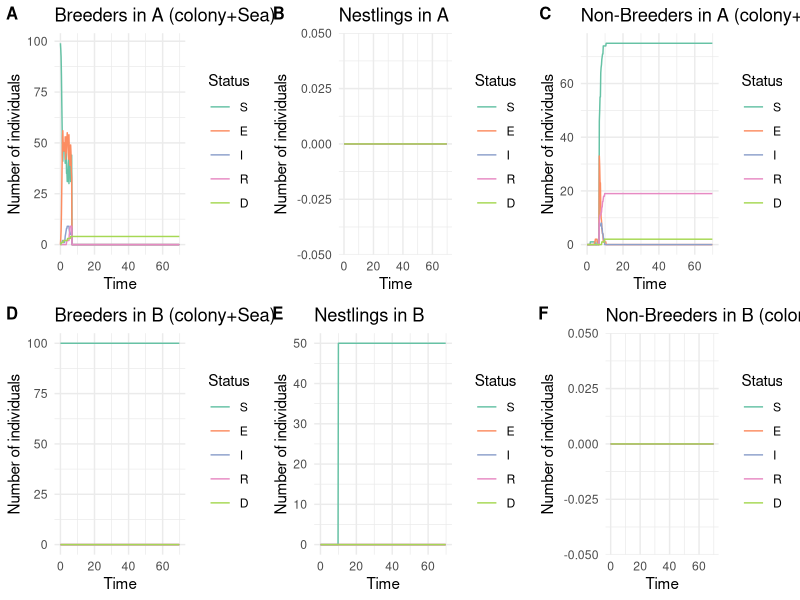

Here is the R script that generated this plot: (Note: a time limit stopped this script after it produced the figure.)


##

# actualiser le modèle :
#   - 
#   -

# fusionner les S_sea_a_NB, S_sea_b_NB en S_sea_NB

##






# Library -----------------------------------------------------------------

library(tidyverse)
library(ggplot2)
library(reshape2)
library(abind)
library(cowplot)


# Model description -------------------------------------------------------

# Each compartment in the model is described by

# the epidemiological status : Susceptible (S), Exposed (E), Infectious (I), Recovered (R)
# the reproductive status : Breeders (B), Non-Breeders (NB), Nestlings (N)
# the localisation : colony A (A), colony (B), sea A (sea_a), sea B (sea_B), sea Non-Breeders (sea_NB)
# 
# Thus, an exposed individual, non-breeder and at sea B, is noted E_sea_b_NB


# Parameters --------------------------------------------------------------

param = list( 
  
  # Epidemiological parameters
  
  # Transmission rate from exposed individuals and from infectious individuals in a colony
  beta = matrix(c(0.10, 0.15,
                  0.00, 0.00),
                nrow = 2, ncol = 2, byrow = T),
  # Rate of progression from exposed to infectious (inverse of incubation period)
  sigma = 1/10,
  # Rate of progression from infectious to exposed
  eta =  0.9, 
  # Recovery rate (inverse of infectious period)
  gamma = 1/3,
  # Disease-related mortality rate
  mu = 1/3 * 0.5,
  
  
  # Mobility  parameters
  
  # Transition from sea to the colony (breeders)
  zeta_to_colony = 1,
  # Transition from colony to the sea (breeders)
  zeta_to_sea = 1,
  # Transition from breeder to non-breeder (reproductive failure)
  psi = 0, #Attention départ en couple à coder si != 0
  # Transition from sea to the colony (non-breeders)
  rho_to_colony = 1/7,
  # Transition from colony to the sea (non-breeders)
  rho_to_sea = 1/7 * 7,

  
  # Induced dispersion parameters
  
  # Proportion of dispersed adults
  prop_dispersal = 1,
  # Date of induced dispersion (if deterministic)
  dispersal_date = 30,
  
  # Demographic parameters
  hatching_date = 10

)




# Event rates -------------------------------------------------------------


calculate_rates = function(  beta_E_colony, beta_I_colony,
                             sigma,eta, gamma, mu,
                             zeta_to_colony, zeta_to_sea, psi, rho_to_colony, rho_to_sea,
                             prop_dispersal, prop_prospecting, dispersal_date,
                             hatching_date,
                             S_a, E_a, I_a, R_a, D_a,
                             S_sea_a, E_sea_a, I_sea_a, R_sea_a, D_sea_a,
                             S_sea_b, E_sea_b, I_sea_b, R_sea_b, D_sea_b,
                             S_b, E_b, I_b, R_b, D_b,
                             S_a_NB, E_a_NB, I_a_NB, R_a_NB, D_a_NB,
                             S_sea_a_NB, E_sea_a_NB, I_sea_a_NB, R_sea_a_NB, D_sea_a_NB,
                             S_sea_b_NB,  E_sea_b_NB, I_sea_b_NB, R_sea_b_NB, D_sea_b_NB,
                             S_b_NB, E_b_NB, I_b_NB, R_b_NB, D_b_NB,
                             S_a_N, E_a_N, I_a_N, R_a_N, D_a_N,
                             S_b_N, E_b_N, I_b_N, R_b_N, D_b_N){
  
  rates = c(
    
  # SEIR
  
  ## Nestlings
  ### Colony A
  "S_a_N_to_E_a_N" = beta_E_colony * S_a_N * (E_a+E_a_NB+E_a_N) + 
                     beta_I_colony * S_a_N * (I_a+I_a_NB+I_a_N),
  "E_a_N_to_S_a_N" = eta * E_a_N,
  "E_a_N_to_I_a_N" = sigma * E_a_N,
  "I_a_N_to_R_a_N" = gamma * I_a_N,
  "I_a_N_to_D_a_N" = mu * I_a_N,
  ### Colony B
  "S_b_N_to_E_b_N" = beta_E_colony * S_b_N * (E_b+E_b_NB+E_b_N) +
                     beta_I_colony * S_b_N * (I_b+I_b_NB+I_b_N),
  "E_b_N_to_S_b_N" = eta * E_b_N,
  "E_b_N_to_I_b_N" = sigma * E_b_N,
  "I_b_N_to_R_b_N" = gamma * I_b_N,
  "I_b_N_to_D_b_N" = mu * I_b_N,
  
  ## Non-Breeders
  ### Colony A
  "S_a_NB_to_E_a_NB" = beta_E_colony * S_a_NB * (E_a+E_a_NB+E_a_N) +
                       beta_I_colony * S_a_NB * (I_a+I_a_NB+I_a_N),
  "E_a_NB_to_S_a_NB" = eta * E_a_NB,
  "E_a_NB_to_I_a_NB" = sigma * E_a_NB,
  "I_a_NB_to_R_a_NB" = gamma * I_a_NB,
  "I_a_NB_to_D_a_NB" = mu * I_a_NB,
  ### Sea A
  "S_sea_a_NB_to_E_sea_a_NB" = 0,
  "E_sea_a_NB_to_S_sea_a_NB" = eta * E_sea_a_NB,
  "E_sea_a_NB_to_I_sea_a_NB" = sigma * E_sea_a_NB,
  "I_sea_a_NB_to_R_sea_a_NB" = gamma * I_sea_a_NB,
  "I_sea_a_NB_to_D_sea_a_NB" = mu * I_sea_a_NB,
  ### Sea B
  "S_sea_b_NB_to_E_sea_b_NB" = 0,
  "E_sea_b_NB_to_S_sea_b_NB" = eta * E_sea_b_NB,
  "E_sea_b_NB_to_I_sea_b_NB" = sigma * E_sea_b_NB,
  "I_sea_b_NB_to_R_sea_b_NB" = gamma * I_sea_b_NB,
  "I_sea_b_NB_to_D_sea_b_NB" = mu * I_sea_b_NB,
  ### Colony B
  "S_b_NB_to_E_b_NB" = beta_E_colony * S_b_NB * (E_b+E_b_NB+E_b_N) + 
                       beta_I_colony * S_b_NB * (I_b+I_b_NB+I_b_N),
  "E_b_NB_to_S_b_NB" = eta * E_b_NB,
  "E_b_NB_to_I_b_NB" = sigma * E_b_NB,
  "I_b_NB_to_R_b_NB" = gamma * I_b_NB,
  "I_b_NB_to_D_b_NB" = mu * I_b_NB,
  
  ## Breeders
  ### Colony A
  "S_a_to_E_a" = beta_E_colony * S_a * (E_a+E_a_NB+E_a_N) + 
                 beta_I_colony * S_a * (I_a+I_a_NB+I_a_N),
  "E_a_to_S_a" = eta * E_a,
  "E_a_to_I_a" = sigma * E_a,
  "I_a_to_R_a" = gamma * I_a,
  "I_a_to_D_a" = mu * I_a,
  ### Sea A
  "S_sea_a_to_E_sea_a" = 0,
  "E_sea_a_to_S_sea_a" = eta * E_sea_a,
  "E_sea_a_to_I_sea_a" = sigma * E_sea_a,
  "I_sea_a_to_R_sea_a" = gamma * I_sea_a,
  "I_sea_a_to_D_sea_a" = mu * I_sea_a,
  ### Sea B
  "S_sea_b_to_E_sea_b" = 0,
  "E_sea_b_to_S_sea_b" = eta * E_sea_b,
  "E_sea_b_to_I_sea_b" = sigma * E_sea_b,
  "I_sea_b_to_R_sea_b" = gamma * I_sea_b,
  "I_sea_b_to_D_sea_b" = mu * I_sea_b,
  ### Colony B
  "S_b_to_E_b" = beta_E_colony * S_b * (E_b+E_b_NB+E_b_N) + 
                 beta_I_colony * S_b * (I_b+I_b_NB+I_b_N),
  "E_b_to_S_b" = eta * E_b,
  "E_b_to_I_b" = sigma * E_b,
  "I_b_to_R_b" = gamma * I_b,
  "I_b_to_D_b" = mu * I_b,
  
  
  # Mobility
  ## Non-Breeders
  ### From colony A to sea A
  "S_a_NB_to_S_sea_a_NB" = rho_to_sea * S_a_NB,
  "E_a_NB_to_E_sea_a_NB" = rho_to_sea * E_a_NB,
  "I_a_NB_to_I_sea_a_NB" = rho_to_sea * I_a_NB,
  "R_a_NB_to_R_sea_a_NB" = rho_to_sea * R_a_NB,
  ### From sea A to colony A
  "S_sea_a_NB_to_S_a_NB" = rho_to_colony * S_sea_a_NB,
  "E_sea_a_NB_to_E_a_NB" = rho_to_colony * E_sea_a_NB,
  "I_sea_a_NB_to_I_a_NB" = rho_to_colony * I_sea_a_NB,
  "R_sea_a_NB_to_R_a_NB" = rho_to_colony * R_sea_a_NB,
  ### From colony B to sea B
  "S_b_NB_to_S_sea_b_NB" = rho_to_sea * S_b_NB,
  "E_b_NB_to_E_sea_b_NB" = rho_to_sea * E_b_NB,
  "I_b_NB_to_I_sea_b_NB" = rho_to_sea * I_b_NB,
  "R_b_NB_to_R_sea_b_NB" = rho_to_sea * R_b_NB,
  ### From sea B to colony B
  "S_sea_b_NB_to_S_b_NB" = rho_to_colony * S_sea_b_NB,
  "E_sea_b_NB_to_E_b_NB" = rho_to_colony * E_sea_b_NB,
  "I_sea_b_NB_to_I_b_NB" = rho_to_colony * I_sea_b_NB,
  "R_sea_b_NB_to_R_b_NB" = rho_to_colony * R_sea_b_NB,
  
  ## Breeders
  ### From colony A to sea A
  "S_a_to_S_sea_a" = zeta_to_sea * S_a,
  "E_a_to_E_sea_a" = zeta_to_sea * E_a,
  "I_a_to_I_sea_a" = zeta_to_sea * I_a,
  "R_a_to_R_sea_a" = zeta_to_sea * R_a,
  ### From sea A to colony A
  "S_sea_a_to_S_a" = zeta_to_colony * S_sea_a,
  "E_sea_a_to_E_a" = zeta_to_colony * E_sea_a,
  "I_sea_a_to_I_a" = zeta_to_colony * I_sea_a,
  "R_sea_a_to_R_a" = zeta_to_colony * R_sea_a,
  ### From colony B to sea B
  "S_b_to_S_sea_b" = zeta_to_sea * S_b,
  "E_b_to_E_sea_b" = zeta_to_sea * E_b,
  "I_b_to_I_sea_b" = zeta_to_sea * I_b,
  "R_b_to_R_sea_b" = zeta_to_sea * R_b,
  ### From sea B to colony B
  "S_sea_b_to_S_b" = zeta_to_colony * S_sea_b,
  "E_sea_b_to_E_b" = zeta_to_colony * E_sea_b,
  "I_sea_b_to_I_b" = zeta_to_colony * I_sea_b,
  "R_sea_b_to_R_b" = zeta_to_colony * R_sea_b,
  
  ## Prospecting
  ### From A to B
  "S_sea_a_NB_to_S_sea_b_NB" = prop_prospecting * S_sea_a_NB,
  "E_sea_a_NB_to_E_sea_b_NB" = prop_prospecting * E_sea_a_NB,
  "I_sea_a_NB_to_I_sea_b_NB" = prop_prospecting * I_sea_a_NB,
  "R_sea_a_NB_to_R_sea_b_NB" = prop_prospecting * R_sea_a_NB
  
  # Breeders become Non-Breeders
  
  # "S_a_to_S_a_NB" = psi * S_a,
  # "E_a_to_E_a_NB" = psi * E_a,
  # "I_a_to_I_a_NB" = psi * I_a,
  # "R_a_to_R_a_NB" = psi * R_a
  
  )
  return(rates)
}


# Gillespie SEIR model function -------------------------------------------

gillespie_seir = function(param = param, 
                          # Do we induce dispersion ?
                          induced_dispersal = T,
                          # Reaction time between 1rst death and induced dispersal
                          dispersal_reaction_time = 5,
                          
                          initial_number_breeders_A = 50,
                          initial_number_infected_breeders_A = 1, 
                          initial_number_breeders_B = 50,
                          total_time = 70,
                          dispersal_stochactic = T,
                          
                          tau = 0.25) {
  
  # Initial state
  
  ## Nestlings
  ## In colony A
  N = 0                
  initial_infected = 0
  initial_exposed = 0
  initial_recovered = 0
  initial_susceptible = N - initial_infected - initial_exposed - initial_recovered
  initial_dead = 0
  
  initial_state_A_N = c(S = initial_susceptible,
                        E = initial_exposed,
                        I = initial_infected,
                        R = initial_recovered,
                        D = initial_dead)
  ## Nestlings
  ## In colony B
  N = 0                
  initial_infected = 0
  initial_exposed = 0
  initial_recovered = 0
  initial_susceptible = N - initial_infected - initial_exposed - initial_recovered
  initial_dead = 0
  
  initial_state_B_N = c(S = initial_susceptible,
                        E = initial_exposed,
                        I = initial_infected,
                        R = initial_recovered,
                        D = initial_dead)
  
  
  ## Breeders
  ## In colony A
  N = initial_number_breeders_A                 
  initial_infected = initial_number_infected_breeders_A
  initial_exposed = 0
  initial_recovered = 0
  initial_susceptible = N - initial_infected - initial_exposed - initial_recovered
  initial_dead = 0
  
  initial_state_A = c(S = initial_susceptible,
                      E = initial_exposed,
                      I = initial_infected,
                      R = initial_recovered,
                      D = initial_dead)
  
  ## At sea A
  N = 50                  
  initial_infected = 0
  initial_exposed = 0
  initial_recovered = 0
  initial_susceptible = N - initial_infected - initial_exposed - initial_recovered
  initial_dead = 0
  
  initial_state_sea_a = c(S = initial_susceptible,
                          E = initial_exposed,
                          I = initial_infected,
                          R = initial_recovered,
                          D = initial_dead)
  
  ## At sea B
  N = 50                
  initial_infected = 0
  initial_exposed = 0
  initial_recovered = 0
  initial_susceptible = N - initial_infected - initial_exposed - initial_recovered
  initial_dead = 0
  
  initial_state_sea_b = c(S = initial_susceptible,
                          E = initial_exposed,
                          I = initial_infected,
                          R = initial_recovered,
                          D = initial_dead)
  
  ## In colony B
  N = initial_number_breeders_B                  
  initial_infected = 0
  initial_exposed = 0
  initial_recovered = 0
  initial_susceptible = N - initial_infected - initial_exposed - initial_recovered
  initial_dead = 0
  
  initial_state_B <- c(S = initial_susceptible,
                       E = initial_exposed,
                       I = initial_infected,
                       R = initial_recovered,
                       D = initial_dead)
  
  ## Non-Breeders
  ## In colony A
  N = 0                  
  initial_infected = 0
  initial_exposed = 0
  initial_recovered = 0
  initial_susceptible = N - initial_infected - initial_exposed - initial_recovered
  initial_dead = 0
  
  initial_state_A_NB = c(S = initial_susceptible,
                         E = initial_exposed,
                         I = initial_infected,
                         R = initial_recovered,
                         D = initial_dead)
  
  ## At sea A
  N = 0                  
  initial_infected = 0
  initial_exposed = 0
  initial_recovered = 0
  initial_susceptible = N - initial_infected - initial_exposed - initial_recovered
  initial_dead = 0
  
  initial_state_sea_a_NB = c(S = initial_susceptible,
                             E = initial_exposed,
                             I = initial_infected,
                             R = initial_recovered,
                             D = initial_dead)
  
  ## At sea B
  N = 0                  
  initial_infected = 0
  initial_exposed = 0
  initial_recovered = 0
  initial_susceptible = N - initial_infected - initial_exposed - initial_recovered
  initial_dead = 0
  
  initial_state_sea_b_NB = c(S = initial_susceptible,
                             E = initial_exposed,
                             I = initial_infected,
                             R = initial_recovered,
                             D = initial_dead)
  
  ## In colony B
  N = 0                  
  initial_infected = 0
  initial_exposed = 0
  initial_recovered = 0
  initial_susceptible = N - initial_infected - initial_exposed - initial_recovered
  initial_dead = 0
  
  initial_state_B_NB <- c(S = initial_susceptible,
                          E = initial_exposed,
                          I = initial_infected,
                          R = initial_recovered,
                          D = initial_dead)
  
  
  initial_state = matrix(data = c(initial_state_A,
                                  initial_state_sea_a,
                                  initial_state_sea_b,
                                  initial_state_B,
                                  initial_state_A_NB,
                                  initial_state_sea_a_NB,
                                  initial_state_sea_b_NB,
                                  initial_state_B_NB,
                                  initial_state_A_N,
                                  initial_state_B_N), 
                         nrow = 10, ncol = 5, 
                         byrow = T)
  
  # Parameters
  
  beta_E_colony = param$beta[1,1]
  beta_I_colony = param$beta[1,2]
  
  sigma = param$sigma
  eta = param$eta
  gamma = param$gamma
  mu = param$mu
  
  zeta_to_colony = param$zeta_to_colony
  zeta_to_sea = param$zeta_to_sea
  psi = param$psi
  rho_to_colony = param$rho_to_colony
  rho_to_sea = param$rho_to_sea
  
  prop_dispersal = param$prop_dispersal
  prop_prospecting = param$prop_prospecting
  dispersal_date = param$dispersal_date
  
  hatching_date = param$hatching_date
  
  # Initialization
  times = c(0)
  states = array(dim = c(10,5,1), data = initial_state)
  already_dispersed = F
  already_hatched = F
  first_death = F
  first_death_date = NA
  
  # Next event
  while (times[length(times)] < total_time) {
    
    S_a = states[1, 1, dim(states)[3]]
    E_a = states[1, 2, dim(states)[3]]
    I_a = states[1, 3, dim(states)[3]]
    R_a = states[1, 4, dim(states)[3]]
    D_a = states[1, 5, dim(states)[3]]
    
    S_sea_a = states[2, 1, dim(states)[3]]
    E_sea_a = states[2, 2, dim(states)[3]]
    I_sea_a = states[2, 3, dim(states)[3]]
    R_sea_a = states[2, 4, dim(states)[3]]
    D_sea_a = states[2, 5, dim(states)[3]]
    
    S_sea_b = states[3, 1, dim(states)[3]]
    E_sea_b = states[3, 2, dim(states)[3]]
    I_sea_b = states[3, 3, dim(states)[3]]
    R_sea_b = states[3, 4, dim(states)[3]]
    D_sea_b = states[3, 5, dim(states)[3]]
    
    S_b = states[4, 1, dim(states)[3]]
    E_b = states[4, 2, dim(states)[3]]
    I_b = states[4, 3, dim(states)[3]]
    R_b = states[4, 4, dim(states)[3]]
    D_b = states[4, 5, dim(states)[3]]
    
    S_a_NB = states[5, 1, dim(states)[3]]
    E_a_NB = states[5, 2, dim(states)[3]]
    I_a_NB = states[5, 3, dim(states)[3]]
    R_a_NB = states[5, 4, dim(states)[3]]
    D_a_NB = states[5, 5, dim(states)[3]]
    
    S_sea_a_NB = states[6, 1, dim(states)[3]]
    E_sea_a_NB = states[6, 2, dim(states)[3]]
    I_sea_a_NB = states[6, 3, dim(states)[3]]
    R_sea_a_NB = states[6, 4, dim(states)[3]]
    D_sea_a_NB = states[6, 5, dim(states)[3]]

    S_sea_b_NB = states[7, 1, dim(states)[3]]
    E_sea_b_NB = states[7, 2, dim(states)[3]]
    I_sea_b_NB = states[7, 3, dim(states)[3]]
    R_sea_b_NB = states[7, 4, dim(states)[3]]
    D_sea_b_NB = states[7, 5, dim(states)[3]]
    
    S_b_NB = states[8, 1, dim(states)[3]]
    E_b_NB = states[8, 2, dim(states)[3]]
    I_b_NB = states[8, 3, dim(states)[3]]
    R_b_NB = states[8, 4, dim(states)[3]]
    D_b_NB = states[8, 5, dim(states)[3]]
    
    S_a_N = states[9, 1, dim(states)[3]]
    E_a_N = states[9, 2, dim(states)[3]]
    I_a_N = states[9, 3, dim(states)[3]]
    R_a_N = states[9, 4, dim(states)[3]]
    D_a_N = states[9, 5, dim(states)[3]]
    
    S_b_N = states[10, 1, dim(states)[3]]
    E_b_N = states[10, 2, dim(states)[3]]
    I_b_N = states[10, 3, dim(states)[3]]
    R_b_N = states[10, 4, dim(states)[3]]
    D_b_N = states[10, 5, dim(states)[3]]
    
    # Rates of each possible event
    rates = calculate_rates(beta_E_colony, beta_I_colony,
                            sigma,eta, gamma, mu,
                            zeta_to_colony, zeta_to_sea, psi, rho_to_colony, rho_to_sea,
                            prop_dispersal, prop_prospecting, dispersal_date,
                            hatching_date,
                            S_a, E_a, I_a, R_a, D_a,
                            S_sea_a, E_sea_a, I_sea_a, R_sea_a, D_sea_a,
                            S_sea_b, E_sea_b, I_sea_b, R_sea_b, D_sea_b,
                            S_b, E_b, I_b, R_b, D_b,
                            S_a_NB, E_a_NB, I_a_NB, R_a_NB, D_a_NB,
                            S_sea_a_NB, E_sea_a_NB, I_sea_a_NB, R_sea_a_NB, D_sea_a_NB,
                            S_sea_b_NB,  E_sea_b_NB, I_sea_b_NB, R_sea_b_NB, D_sea_b_NB,
                            S_b_NB, E_b_NB, I_b_NB, R_b_NB, D_b_NB,
                            S_a_N, E_a_N, I_a_N, R_a_N, D_a_N,
                            S_b_N, E_b_N, I_b_N, R_b_N, D_b_N)

    total_rate = sum(rates)
    
    if (total_rate == 0) {
      break
    }
    
    time_step <- min(tau, (total_time - times[length(times)]))
    next_time = times[length(times)] + time_step

    # Hatching
    if (next_time > hatching_date & !already_hatched) { 
      
      S_a_N = round((S_a + E_a + I_a + R_a + S_sea_a + E_sea_a + I_sea_a + R_sea_a)/2)
      S_b_N = round((S_b + E_b + I_b + R_b + S_sea_b + E_sea_b + I_sea_b + R_sea_b)/2)
      
      already_hatched = T
      
      new_state = matrix(data = c(S_a, E_a, I_a, R_a, D_a,
                                  S_sea_a, E_sea_a, I_sea_a, R_sea_a, D_sea_a,
                                  S_sea_b, E_sea_b, I_sea_b, R_sea_b, D_sea_b,
                                  S_b, E_b, I_b, R_b, D_b,
                                  
                                  S_a_NB, E_a_NB, I_a_NB, R_a_NB, D_a_NB,
                                  S_sea_a_NB, E_sea_a_NB, I_sea_a_NB, R_sea_a_NB, D_sea_a_NB,
                                  S_sea_b_NB, E_sea_b_NB, I_sea_b_NB, R_sea_b_NB, D_sea_b_NB,
                                  S_b_NB, E_b_NB, I_b_NB, R_b_NB, D_b_NB,
                                  
                                  S_a_N, E_a_N, I_a_N, R_a_N, D_a_N,
                                  S_b_N, E_b_N, I_b_N, R_b_N, D_b_N),
                         nrow = 10, ncol = 5, 
                         byrow = T)
      
      states = abind(states, new_state)
      times = c(times, hatching_date)
      
      
      # Rates of each possible event
      rates =     rates = calculate_rates(beta_E_colony, beta_I_colony,
                                          sigma,eta, gamma, mu,
                                          zeta_to_colony, zeta_to_sea, psi, rho_to_colony, rho_to_sea,
                                          prop_dispersal, prop_prospecting, dispersal_date,
                                          hatching_date,
                                          S_a, E_a, I_a, R_a, D_a,
                                          S_sea_a, E_sea_a, I_sea_a, R_sea_a, D_sea_a,
                                          S_sea_b, E_sea_b, I_sea_b, R_sea_b, D_sea_b,
                                          S_b, E_b, I_b, R_b, D_b,
                                          S_a_NB, E_a_NB, I_a_NB, R_a_NB, D_a_NB,
                                          S_sea_a_NB, E_sea_a_NB, I_sea_a_NB, R_sea_a_NB, D_sea_a_NB,
                                          S_sea_b_NB,  E_sea_b_NB, I_sea_b_NB, R_sea_b_NB, D_sea_b_NB,
                                          S_b_NB, E_b_NB, I_b_NB, R_b_NB, D_b_NB,
                                          S_a_N, E_a_N, I_a_N, R_a_N, D_a_N,
                                          S_b_N, E_b_N, I_b_N, R_b_N, D_b_N)
      
      total_rate = sum(rates)
      
      if (total_rate == 0) {
        break
      }
      
      time_step = rexp(1, total_rate)
      next_time = times[length(times)] + time_step
      
    }
    
    
    
    # Determining the date of first infection
    if (!first_death & D_a > 0){
      first_death_date = times[length(times)] 
      first_death = T
    }
    
    # Induction of dispersion
    ## Has the induced dispersal strategy been triggered?
    if (induced_dispersal){ 
      ## Did the dispersal occur?
      if (!already_dispersed){
        # Is it time to induce dispersion, according to the stochastic case and the deterministic case?
        if ((dispersal_stochactic & first_death & next_time > first_death_date + dispersal_reaction_time) 
            |
            (!dispersal_stochactic & next_time > dispersal_date)
        ){
          
          # Dispersal of breeders
          
          # Number of adults in  A
          N_a = S_a + E_a + I_a + R_a + S_sea_a + E_sea_a + I_sea_a + R_sea_a
          # Number of adults A who are dispersed
          N_disp_a = round(N_a * prop_dispersal)
          # Distribution of dispersed adults by epidemiological status
          disp_a = sample(c(rep("S_a", S_a), rep("E_a", E_a),rep("I_a", I_a),rep("R_a", R_a),
                            rep("S_sea_a", S_sea_a), rep("E_sea_a", E_sea_a),rep("I_sea_a", I_sea_a),rep("R_sea_a", R_sea_a)),
                          size = N_disp_a, 
                          replace = F) %>% 
            factor(., levels = c("S_a","E_a","I_a","R_a",
                                 "S_sea_a","E_sea_a","I_sea_a","R_sea_a")) %>% 
            table()
          
          # Number of susceptible adults who are dispersed from A
          disp_S_a = disp_a["S_a"]
          disp_S_sea_a = disp_a["S_sea_a"]
          # Update of the number of susceptible adults
          S_a = S_a - disp_S_a
          S_sea_a = S_sea_a - disp_S_sea_a
          S_sea_a_NB = S_sea_a_NB + disp_S_a + disp_S_sea_a
          
          # Number of exposed  adults who are dispersed from A
          disp_E_a = disp_a["E_a"]
          disp_E_sea_a = disp_a["E_sea_a"]
          # Update of the number of exposed adults
          E_a = E_a - disp_E_a
          E_sea_a = E_sea_a - disp_E_sea_a
          E_sea_a_NB = E_sea_a_NB + disp_E_a + disp_E_sea_a
          
          # Number of infectious adults who are dispersed from A
          disp_I_a = disp_a["I_a"]
          disp_I_sea_a = disp_a["I_sea_a"]
          # Update of the number of infectious adults
          I_a = I_a - disp_I_a
          I_sea_a = I_sea_a - disp_I_sea_a
          I_sea_a_NB = I_sea_a_NB + disp_I_a + disp_I_sea_a
          
          # Number of recovered adults who are dispersed from A
          disp_R_a = disp_a["R_a"]
          disp_R_sea_a = disp_a["R_sea_a"]
          # Update of the number of recovered adults
          R_a = R_a - disp_R_a
          R_sea_a = R_sea_a - disp_R_sea_a
          R_sea_a_NB = R_sea_a_NB + disp_R_a + disp_R_sea_a
          
          # Death of nestlings
          
          D_a_N = D_a_N + S_a_N + E_a_N + I_a_N + R_a_N
          S_a_N = 0
          E_a_N = 0
          I_a_N = 0
          R_a_N = 0
          
          
          already_dispersed = T
          
          new_state = matrix(data = c(S_a, E_a, I_a, R_a, D_a,
                                      S_sea_a, E_sea_a, I_sea_a, R_sea_a, D_sea_a,
                                      S_sea_b, E_sea_b, I_sea_b, R_sea_b, D_sea_b,
                                      S_b, E_b, I_b, R_b, D_b,
                                      
                                      S_a_NB, E_a_NB, I_a_NB, R_a_NB, D_a_NB,
                                      S_sea_a_NB, E_sea_a_NB, I_sea_a_NB, R_sea_a_NB, D_sea_a_NB,
                                      S_sea_b_NB, E_sea_b_NB, I_sea_b_NB, R_sea_b_NB, D_sea_b_NB,
                                      S_b_NB, E_b_NB, I_b_NB, R_b_NB, D_b_NB,
                                      
                                      S_a_N, E_a_N, I_a_N, R_a_N, D_a_N,
                                      S_b_N, E_b_N, I_b_N, R_b_N, D_b_N),
                             nrow = 10, ncol = 5, 
                             byrow = T)
          
          states = abind(states, new_state)
          times = c(times, next_time)
          
          
          # Rates of each possible event
          rates =     rates = calculate_rates(beta_E_colony, beta_I_colony,
                                              sigma,eta, gamma, mu,
                                              zeta_to_colony, zeta_to_sea, psi, rho_to_colony, rho_to_sea,
                                              prop_dispersal, prop_prospecting, dispersal_date,
                                              hatching_date,
                                              S_a, E_a, I_a, R_a, D_a,
                                              S_sea_a, E_sea_a, I_sea_a, R_sea_a, D_sea_a,
                                              S_sea_b, E_sea_b, I_sea_b, R_sea_b, D_sea_b,
                                              S_b, E_b, I_b, R_b, D_b,
                                              S_a_NB, E_a_NB, I_a_NB, R_a_NB, D_a_NB,
                                              S_sea_a_NB, E_sea_a_NB, I_sea_a_NB, R_sea_a_NB, D_sea_a_NB,
                                              S_sea_b_NB,  E_sea_b_NB, I_sea_b_NB, R_sea_b_NB, D_sea_b_NB,
                                              S_b_NB, E_b_NB, I_b_NB, R_b_NB, D_b_NB,
                                              S_a_N, E_a_N, I_a_N, R_a_N, D_a_N,
                                              S_b_N, E_b_N, I_b_N, R_b_N, D_b_N)
          
          total_rate = sum(rates)
          
          if (total_rate == 0) {
            break
          }
          
          time_step = rexp(1, total_rate)
          next_time = times[length(times)] + time_step
          
          
        }
        
      }
    }
    
    times = c(times, next_time)
    
    nb_events <- rpois(1, total_rate * time_step) 
    whichevent = sample(1:length(rates), nb_events, prob = rates, replace = TRUE)
    
    
    transitions = factor(whichevent, levels = 1:length(rates)) %>% 
      table() %>% 
      as.matrix() %>% 
      t() %>% 
      as.data.frame()
    
    names_transitions = names(rates)
    
    names(transitions) <- names_transitions

    transitions_bank = c()
    for (i in 1:length(transitions)){
      if (length(transitions)>0){
        transitions_bank = c(transitions_bank, rep(names_transitions[i], times = transitions[i]))
      }
}
    
    
    
    if (length(transitions_bank)>0){
    for (i in 1:length(transitions_bank)){
      
      transition = transitions_bank[i]
      

      
      if (transition == "S_a_to_E_a" & S_a > 0) {
        S_a = S_a - 1
        E_a = E_a + 1
      } else if (transition == "E_a_to_S_a" & E_a > 0) {
        E_a = E_a - 1
        S_a = S_a + 1
      } else if (transition == "E_a_to_I_a" & E_a > 0) {
        E_a = E_a - 1
        I_a = I_a + 1
      } else if (transition == "I_a_to_R_a" & I_a > 0) {
        I_a = I_a - 1
        R_a = R_a + 1
      } else if (transition == "I_a_to_D_a" & I_a > 0) {
        # If an adult dies, the partner becomes a non-breeder and the nestling dies
        I_a = I_a - 1
        D_a = D_a + 1
        # The nestling dies
        if (S_a_N + E_a_N + I_a_N + R_a_N > 0){
          nestling = sample(c(rep("S_a_N", S_a_N), rep("E_a_N", E_a_N),rep("I_a_N", I_a_N),rep("R_a_N", R_a_N)),
                            size = 1)
          if (nestling == "S_a_N"){
            S_a_N = S_a_N - 1
            D_a_N = D_a_N + 1
          } else if (nestling == "E_a_N"){
            E_a_N = E_a_N - 1
            D_a_N = D_a_N + 1
          } else if (nestling == "I_a_N"){
            I_a_N = I_a_N - 1
            D_a_N = D_a_N + 1
          } else if (nestling == "R_a_N"){
            R_a_N = R_a_N - 1
            D_a_N = D_a_N + 1
          }
        }
        # The partner becomes a non-breeder
        partner = sample(c(rep("S_a", S_a), rep("E_a", E_a),rep("I_a", I_a),rep("R_a", R_a),
                           rep("S_sea_a", S_sea_a), rep("E_sea_a", E_sea_a),rep("I_sea_a", I_sea_a),rep("R_sea_a", R_sea_a)),
                         size = 1)
        if (partner == "S_a"){
          S_a = S_a - 1
          S_a_NB = S_a_NB + 1
        } else if (partner == "E_a"){
          E_a = E_a - 1
          E_a_NB = E_a_NB + 1
        } else if (partner == "I_a"){
          I_a = I_a - 1
          I_a_NB = I_a_NB + 1
        } else if (partner == "R_a"){
          R_a = R_a - 1
          R_a_NB = R_a_NB + 1
        } else if (partner == "S_sea_a"){
          S_sea_a = S_sea_a - 1
          S_sea_a_NB = S_sea_a_NB + 1
        } else if (partner == "E_sea_a"){
          E_sea_a = E_sea_a - 1
          E_sea_a_NB = E_sea_a_NB + 1
        } else if (partner == "I_sea_a"){
          I_sea_a = I_sea_a - 1
          I_sea_a_NB = I_sea_a_NB + 1
        } else if (partner == "R_sea_a"){
          R_sea_a = R_sea_a - 1
          R_sea_a_NB = R_sea_a_NB + 1
        }
      } else if (transition == "S_sea_a_to_E_sea_a" & S_sea_a > 0) {
        S_sea_a = S_sea_a - 1
        E_sea_a = E_sea_a + 1
      } else if (transition == "E_sea_a_to_S_sea_a" & E_sea_a > 0) {
        E_sea_a = E_sea_a - 1
        S_sea_a = S_sea_a + 1
      } else if (transition == "E_sea_a_to_I_sea_a" & E_sea_a > 0) {
        E_sea_a = E_sea_a - 1
        I_sea_a = I_sea_a + 1
      } else if (transition == "I_sea_a_to_R_sea_a" & I_sea_a > 0) {
        I_sea_a = I_sea_a - 1
        R_sea_a = R_sea_a + 1
      } else if (transition == "I_sea_a_to_D_sea_a" & I_sea_a > 0) {
        I_sea_a = I_sea_a - 1
        D_sea_a = D_sea_a + 1
      } else if (transition == "S_sea_b_to_E_sea_b" & S_sea_b > 0) {
        S_sea_b = S_sea_b - 1
        E_sea_b = E_sea_b + 1
      } else if (transition == "E_sea_b_to_S_sea_b" & E_sea_b > 0) {
        E_sea_b = E_sea_b - 1
        S_sea_b = S_sea_b + 1
      } else if (transition == "E_sea_b_to_I_sea_b" & E_sea_b > 0) {
        E_sea_b = E_sea_b - 1
        I_sea_b = I_sea_b + 1
      } else if (transition == "I_sea_b_to_R_sea_b" & I_sea_b > 0) {
        I_sea_b = I_sea_b - 1
        R_sea_b = R_sea_b + 1
      } else if (transition == "I_sea_b_to_D_sea_b" & I_sea_b > 0) {
        I_sea_b = I_sea_b - 1
        D_sea_b = D_sea_b + 1
      } else if (transition == "S_b_to_E_b" & S_b > 0) {
        S_b = S_b - 1
        E_b = E_b + 1
      } else if (transition == "E_b_to_S_b" & E_b > 0) {
        E_b = E_b - 1
        S_b = S_b + 1
      } else if (transition == "E_b_to_I_b" & E_b > 0) {
        E_b = E_b - 1
        I_b = I_b + 1
      } else if (transition == "I_b_to_R_b" & I_b > 0) {
        I_b = I_b - 1
        R_b = R_b + 1
      } else if (transition == "I_b_to_D_b" & I_b > 0) {
        # If an adult dies, the partner becomes a non-breeder and the nestling dies
        I_b = I_b - 1
        D_b = D_b + 1
        # The nestling dies
        if (S_b_N + E_b_N + I_b_N + R_b_N > 0){
          nestling = sample(c(rep("S_b_N", S_b_N), rep("E_b_N", E_b_N),rep("I_b_N", I_b_N),rep("R_b_N", R_b_N)),
                            size = 1)
          if (nestling == "S_b_N"){
            S_b_N = S_b_N - 1
            D_b_N = D_b_N + 1
          } else if (nestling == "E_b_N"){
            E_b_N = E_b_N - 1
            D_b_N = D_b_N + 1
          } else if (nestling == "I_b_N"){
            I_b_N = I_b_N - 1
            D_b_N = D_b_N + 1
          } else if (nestling == "R_b_N"){
            R_b_N = R_b_N - 1
            D_b_N = D_b_N + 1
          }
        }
        # The partner becomes a non-breeder
        partner = sample(c(rep("S_b", S_b), rep("E_b", E_b),rep("I_b", I_b),rep("R_b", R_b),
                           rep("S_sea_b", S_sea_b), rep("E_sea_b", E_sea_b),rep("I_sea_b", I_sea_b),rep("R_sea_b", R_sea_b)),
                         size = 1)
       
        if (partner == "S_b"){
          S_b = S_b - 1
          S_b_NB = S_b_NB + 1
        } else if (partner == "E_b"){
          E_b = E_b - 1
          E_b_NB = E_b_NB + 1
        } else if (partner == "I_b"){
          I_b = I_b - 1
          I_b_NB = I_b_NB + 1
        } else if (partner == "R_b"){
          R_b = R_b - 1
          R_b_NB = R_b_NB + 1
        } else if (partner == "S_sea_b"){
          S_sea_b = S_sea_b - 1
          S_sea_b_NB = S_sea_b_NB + 1
        } else if (partner == "E_sea_b"){
          E_sea_b = E_sea_b - 1
          E_sea_b_NB = E_sea_b_NB + 1
        } else if (partner == "I_sea_b"){
          I_sea_b = I_sea_b - 1
          I_sea_b_NB = I_sea_b_NB + 1
        } else if (partner == "R_sea_b"){
          R_sea_b = R_sea_b - 1
          R_sea_b_NB = R_sea_b_NB + 1
        }
        
      } else if (transition == "S_a_to_S_sea_a"  & S_a > 0) {
        S_a = S_a - 1
        S_sea_a = S_sea_a + 1
      } else if (transition == "E_a_to_E_sea_a"  & E_a > 0) {
        E_a = E_a - 1
        E_sea_a = E_sea_a + 1
      } else if (transition == "I_a_to_I_sea_a"  & I_a > 0) {
        I_a = I_a - 1
        I_sea_a = I_sea_a + 1
      } else if (transition == "R_a_to_R_sea_a"  & R_a > 0) {
        R_a = R_a - 1
        R_sea_a = R_sea_a + 1
      } else if (transition == "S_b_to_S_sea_b"  & S_b > 0) {
        S_b = S_b - 1
        S_sea_b = S_sea_b + 1
      } else if (transition == "E_b_to_E_sea_b"  & E_b > 0) {
        E_b = E_b - 1
        E_sea_b = E_sea_b + 1
      } else if (transition == "I_b_to_I_sea_b"  & I_b > 0) {
        I_b = I_b - 1
        I_sea_b = I_sea_b + 1
      } else if (transition == "R_b_to_R_sea_b"  & R_b > 0) {
        R_b = R_b - 1
        R_sea_b = R_sea_b + 1
      }else if (transition == "S_sea_a_to_S_a"  & S_sea_a > 0) {
        S_a = S_a + 1
        S_sea_a = S_sea_a - 1
      } else if (transition == "E_sea_a_to_E_a"  & E_sea_a > 0) {
        E_a = E_a + 1
        E_sea_a = E_sea_a - 1
      } else if (transition == "I_sea_a_to_I_a"  & I_sea_a > 0) {
        I_a = I_a + 1
        I_sea_a = I_sea_a - 1
      } else if (transition == "R_sea_a_to_R_a" & R_sea_a > 0) {
        R_a = R_a + 1
        R_sea_a = R_sea_a - 1
      } else if (transition == "S_sea_b_to_S_b" & S_sea_b > 0) {
        S_b = S_b + 1
        S_sea_b = S_sea_b - 1
      } else if (transition == "E_sea_b_to_E_b" & E_sea_b > 0) {
        E_b = E_b + 1
        E_sea_b = E_sea_b - 1
      } else if (transition == "I_sea_b_to_I_b" & I_sea_b > 0) {
        I_b = I_b + 1
        I_sea_b = I_sea_b - 1
      } else if (transition == "R_sea_b_to_R_b" & R_sea_b > 0) {
        R_b = R_b + 1
        R_sea_b = R_sea_b - 1
      } else if (transition == "S_a_NB_to_E_a_NB" & S_a_NB > 0) {
        S_a_NB = S_a_NB - 1
        E_a_NB = E_a_NB + 1
      } else if (transition == "E_a_NB_to_S_a_NB" & E_a_NB > 0) {
        E_a_NB = E_a_NB - 1
        S_a_NB = S_a_NB + 1
      } else if (transition == "E_a_NB_to_I_a_NB" & E_a_NB > 0) {
        E_a_NB = E_a_NB - 1
        I_a_NB = I_a_NB + 1
      } else if (transition == "I_a_NB_to_R_a_NB" & I_a_NB > 0) {
        I_a_NB = I_a_NB - 1
        R_a_NB = R_a_NB + 1
      } else if (transition == "I_a_NB_to_D_a_NB" & I_a_NB > 0) {
        I_a_NB = I_a_NB - 1
        D_a_NB = D_a_NB + 1
      } else if (transition == "S_sea_a_NB_to_E_sea_a_NB" & S_sea_a_NB > 0) {
        S_sea_a_NB = S_sea_a_NB - 1
        E_sea_a_NB = E_sea_a_NB + 1
      } else if (transition == "E_sea_a_NB_to_S_sea_a_NB" & E_sea_a_NB > 0) {
        E_sea_a_NB = E_sea_a_NB - 1
        S_sea_a_NB = S_sea_a_NB + 1
      } else if (transition == "E_sea_a_NB_to_I_sea_a_NB" & E_sea_a_NB > 0) {
        E_sea_a_NB = E_sea_a_NB - 1
        I_sea_a_NB = I_sea_a_NB + 1
      } else if (transition == "I_sea_a_NB_to_R_sea_a_NB" & I_sea_a_NB > 0) {
        I_sea_a_NB = I_sea_a_NB - 1
        R_sea_a_NB = R_sea_a_NB + 1
      } else if (transition == "I_sea_a_NB_to_D_sea_a_NB" & I_sea_a_NB > 0) {
        I_sea_a_NB = I_sea_a_NB - 1
        D_sea_a_NB = D_sea_a_NB + 1
      } else if (transition == "S_sea_b_NB_to_E_sea_b_NB" & S_sea_b_NB > 0) {
        S_sea_b_NB = S_sea_b_NB - 1
        E_sea_b_NB = E_sea_b_NB + 1
      } else if (transition == "E_sea_b_NB_to_S_sea_b_NB" & E_sea_b_NB > 0) {
        E_sea_b_NB = E_sea_b_NB - 1
        S_sea_b_NB = S_sea_b_NB + 1
      } else if (transition == "E_sea_b_NB_to_I_sea_b_NB" & E_sea_b_NB > 0) {
        E_sea_b_NB = E_sea_b_NB - 1
        I_sea_b_NB = I_sea_b_NB + 1
      } else if (transition == "I_sea_b_NB_to_R_sea_b_NB" & I_sea_b_NB > 0) {
        I_sea_b_NB = I_sea_b_NB - 1
        R_sea_b_NB = R_sea_b_NB + 1
      } else if (transition == "I_sea_b_NB_to_D_sea_b_NB" & I_sea_b_NB > 0) {
        I_sea_b_NB = I_sea_b_NB - 1
        D_sea_b_NB = D_sea_b_NB + 1
      } else if (transition == "S_b_NB_to_E_b_NB" & S_b_NB > 0) {
        S_b_NB = S_b_NB - 1
        E_b_NB = E_b_NB + 1
      } else if (transition == "E_b_NB_to_S_b_NB" & E_b_NB > 0) {
        E_b_NB = E_b_NB - 1
        S_b_NB = S_b_NB + 1
      } else if (transition == "E_b_NB_to_I_b_NB" & E_b_NB > 0) {
        E_b_NB = E_b_NB - 1
        I_b_NB = I_b_NB + 1
      } else if (transition == "I_b_NB_to_R_b_NB" & I_b_NB > 0) {
        I_b_NB = I_b_NB - 1
        R_b_NB = R_b_NB + 1
      } else if (transition == "I_b_NB_to_D_b_NB" & I_b_NB > 0) {
        I_b_NB = I_b_NB - 1
        D_b_NB = D_b_NB + 1
      } else if (transition == "S_a_NB_to_S_sea_a_NB" & S_a_NB > 0) {
        S_a_NB = S_a_NB - 1
        S_sea_a_NB = S_sea_a_NB + 1
      } else if (transition == "E_a_NB_to_E_sea_a_NB" & E_a_NB > 0) {
        E_a_NB = E_a_NB - 1
        E_sea_a_NB = E_sea_a_NB + 1
      } else if (transition == "I_a_NB_to_I_sea_a_NB" & I_a_NB > 0) {
        I_a_NB = I_a_NB - 1
        I_sea_a_NB = I_sea_a_NB + 1
      } else if (transition == "R_a_NB_to_R_sea_a_NB" & R_a_NB > 0) {
        R_a_NB = R_a_NB - 1
        R_sea_a_NB = R_sea_a_NB + 1
      } else if (transition == "S_b_NB_to_S_sea_b_NB" & S_b_NB > 0) {
        S_b_NB = S_b_NB - 1
        S_sea_b_NB = S_sea_b_NB + 1
      } else if (transition == "E_b_NB_to_E_sea_b_NB" & E_b_NB > 0) {
        E_b_NB = E_b_NB - 1
        E_sea_b_NB = E_sea_b_NB + 1
      } else if (transition == "I_b_NB_to_I_sea_b_NB" & I_b_NB > 0) {
        I_b_NB = I_b_NB - 1
        I_sea_b_NB = I_sea_b_NB + 1
      } else if (transition == "R_b_NB_to_R_sea_b_NB" & R_b_NB > 0) {
        R_b_NB = R_b_NB - 1
        R_sea_b_NB = R_sea_b_NB + 1
      }else if (transition == "S_sea_a_NB_to_S_a_NB" & S_sea_a_NB > 0) {
        S_a_NB = S_a_NB + 1
        S_sea_a_NB = S_sea_a_NB - 1
      } else if (transition == "E_sea_a_NB_to_E_a_NB" & E_sea_a_NB > 0) {
        E_a_NB = E_a_NB + 1
        E_sea_a_NB = E_sea_a_NB - 1
      } else if (transition == "I_sea_a_NB_to_I_a_NB" & I_sea_a_NB > 0) {
        I_a_NB = I_a_NB + 1
        I_sea_a_NB = I_sea_a_NB - 1
      } else if (transition == "R_sea_a_NB_to_R_a_NB" & R_sea_a_NB > 0) {
        R_a_NB = R_a_NB + 1
        R_sea_a_NB = R_sea_a_NB - 1
      } else if (transition == "S_sea_b_NB_to_S_b_NB" & S_sea_b_NB > 0) {
        S_b_NB = S_b_NB + 1
        S_sea_b_NB = S_sea_b_NB - 1
      } else if (transition == "E_sea_b_NB_to_E_b_NB" & E_sea_b_NB > 0) {
        E_b_NB = E_b_NB + 1
        E_sea_b_NB = E_sea_b_NB - 1
      } else if (transition == "I_sea_b_NB_to_I_b_NB" & I_sea_b_NB > 0) {
        I_b_NB = I_b_NB + 1
        I_sea_b_NB = I_sea_b_NB - 1
      } else if (transition == "R_sea_b_NB_to_R_b_NB" & R_sea_b_NB > 0) {
        R_b_NB = R_b_NB + 1
        R_sea_b_NB = R_sea_b_NB - 1
      } else if (transition == "S_a_to_S_a_NB"  & S_a > 0) {
        S_a = S_a - 2
        S_a_NB = S_a_NB + 2
      } else if (transition == "E_a_to_E_a_NB" & E_a > 0) {
        E_a = E_a - 2
        E_a_NB = E_a_NB + 2
      } else if (transition == "I_a_to_I_a_NB" & I_a > 0) {
        I_a = I_a - 2
        I_a_NB = I_a_NB + 2
      } else if (transition == "E_a_to_E_a_NB" & R_a > 0) {
        R_a = R_a - 2
        R_a_NB = R_a_NB + 2
      } else if (transition == "S_sea_a_NB_to_S_sea_b_NB" & S_sea_a_NB > 0) {
        S_sea_a_NB = S_sea_a_NB - 1
        S_sea_b_NB = S_sea_b_NB + 1
      }else if (transition == "E_sea_a_NB_to_E_sea_b_NB" & E_sea_a_NB > 0) {
        E_sea_a_NB = E_sea_a_NB - 1
        E_sea_b_NB = E_sea_b_NB + 1
      }else if (transition == "I_sea_a_NB_to_I_sea_b_NB" & I_sea_a_NB > 0) {
        I_sea_a_NB = I_sea_a_NB - 1
        I_sea_b_NB = I_sea_b_NB + 1
      }else if (transition == "R_sea_a_NB_to_R_sea_b_NB" & R_sea_a_NB > 0) {
        R_sea_a_NB = R_sea_a_NB - 1
        R_sea_b_NB = R_sea_b_NB + 1
      }else if (transition == "S_a_N_to_E_a_N" & S_a_N > 0){
        S_a_N = S_a_N - 1
        E_a_N = E_a_N + 1
      }else if (transition == "E_a_N_to_S_a_N" & E_a_N > 0){
        E_a_N = E_a_N - 1
        S_a_N = S_a_N + 1
      }else if (transition == "E_a_N_to_I_a_N" & E_a_N > 0){
        E_a_N = E_a_N - 1
        I_a_N = I_a_N + 1
      }else if (transition == "I_a_N_to_R_a_N" & I_a_N > 0){
        I_a_N = I_a_N - 1
        R_a_N = R_a_N + 1
      }else if (transition == "I_a_N_to_R_a_N" & I_a_N > 0){
        I_a_N = I_a_N - 1
        R_a_N = R_a_N + 1
      }else if (transition == "I_a_N_to_D_a_N"  & I_a_N > 0){
        # If a nestling dies, both parents become non-breeders.
        I_a_N = I_a_N - 1
        D_a_N = D_a_N + 1
        parent1 = sample(c(rep("S_a", S_a), rep("E_a", E_a),rep("I_a", I_a),rep("R_a", R_a),
                           rep("S_sea_a", S_sea_a), rep("E_sea_a", E_sea_a),rep("I_sea_a", I_sea_a),rep("R_sea_a", R_sea_a)),
                         size = 1)
        if (parent1 == "S_a"){
          S_a = S_a - 1
          S_a_NB = S_a_NB + 1
        } else if (parent1 == "E_a"){
          E_a = E_a - 1
          E_a_NB = E_a_NB + 1
        } else if (parent1 == "I_a"){
          I_a = I_a - 1
          I_a_NB = I_a_NB + 1
        } else if (parent1 == "R_a"){
          R_a = R_a - 1
          R_a_NB = R_a_NB + 1
        } else if (parent1 == "S_sea_a"){
          S_sea_a = S_sea_a - 1
          S_sea_a_NB = S_sea_a_NB + 1
        } else if (parent1 == "E_sea_a"){
          E_sea_a = E_sea_a - 1
          E_sea_a_NB = E_sea_a_NB + 1
        } else if (parent1 == "I_sea_a"){
          I_sea_a = I_sea_a - 1
          I_sea_a_NB = I_sea_a_NB + 1
        } else if (parent1 == "R_sea_a"){
          R_sea_a = R_sea_a - 1
          R_sea_a_NB = R_sea_a_NB + 1
        }
        parent2 = sample(c(rep("S_a", S_a), rep("E_a", E_a),rep("I_a", I_a),rep("R_a", R_a),
                           rep("S_sea_a", S_sea_a), rep("E_sea_a", E_sea_a),rep("I_sea_a", I_sea_a),rep("R_sea_a", R_sea_a)),
                         size = 1)
        if (parent2 == "S_a"){
          S_a = S_a - 1
          S_a_NB = S_a_NB + 1
        } else if (parent2 == "E_a"){
          E_a = E_a - 1
          E_a_NB = E_a_NB + 1
        } else if (parent2 == "I_a"){
          I_a = I_a - 1
          I_a_NB = I_a_NB + 1
        } else if (parent2 == "R_a"){
          R_a = R_a - 1
          R_a_NB = R_a_NB + 1
        } else if (parent2 == "S_sea_a"){
          S_sea_a = S_sea_a - 1
          S_sea_a_NB = S_sea_a_NB + 1
        } else if (parent2 == "E_sea_a"){
          E_sea_a = E_sea_a - 1
          E_sea_a_NB = E_sea_a_NB + 1
        } else if (parent2 == "I_sea_a"){
          I_sea_a = I_sea_a - 1
          I_sea_a_NB = I_sea_a_NB + 1
        } else if (parent2 == "R_sea_a"){
          R_sea_a = R_sea_a - 1
          R_sea_a_NB = R_sea_a_NB + 1
        }
      }else if (transition == "S_b_N_to_E_b_N" & S_b_N > 0){
        S_b_N = S_b_N - 1
        E_b_N = E_b_N + 1
      }else if (transition == "E_b_N_to_S_b_N" & E_b_N > 0){
        E_b_N = E_b_N - 1
        S_b_N = S_b_N + 1
      }else if (transition == "E_b_N_to_I_b_N" & E_b_N > 0){
        E_b_N = E_b_N - 1
        I_b_N = I_b_N + 1
      }else if (transition == "I_b_N_to_R_b_N" & I_b_N > 0){
        I_b_N = I_b_N - 1
        R_b_N = R_b_N + 1
      }else if (transition == "I_b_N_to_R_b_N" & I_b_N > 0){
        I_b_N = I_b_N - 1
        R_b_N = R_b_N + 1
      }else if (transition == "I_b_N_to_D_b_N" & I_b_N > 0){
        I_b_N = I_b_N - 1
        D_b_N = D_b_N + 1
        # If a nestling dies, both parents become non-breeders.
        parent1 = sample(c(rep("S_b", S_b), rep("E_b", E_b),rep("I_b", I_b),rep("R_b", R_b),
                           rep("S_sea_b", S_sea_b), rep("E_sea_b", E_sea_b),rep("I_sea_b", I_sea_b),rep("R_sea_b", R_sea_b)),
                         size = 1)
        if (parent1 == "S_b"){
          S_b = S_b - 1
          S_b_NB = S_b_NB + 1
        } else if (parent1 == "E_b"){
          E_b = E_b - 1
          E_b_NB = E_b_NB + 1
        } else if (parent1 == "I_b"){
          I_b = I_b - 1
          I_b_NB = I_b_NB + 1
        } else if (parent1 == "R_b"){
          R_b = R_b - 1
          R_b_NB = R_b_NB + 1
        } else if (parent1 == "S_sea_b"){
          S_sea_b = S_sea_b - 1
          S_sea_b_NB = S_sea_b_NB + 1
        } else if (parent1 == "E_sea_b"){
          E_sea_b = E_sea_b - 1
          E_sea_b_NB = E_sea_b_NB + 1
        } else if (parent1 == "I_sea_b"){
          I_sea_b = I_sea_b - 1
          I_sea_b_NB = I_sea_b_NB + 1
        } else if (parent1 == "R_sea_b"){
          R_sea_b = R_sea_b - 1
          R_sea_b_NB = R_sea_b_NB + 1
        }
        parent2 = sample(c(rep("S_b", S_b), rep("E_b", E_b),rep("I_b", I_b),rep("R_b", R_b),
                           rep("S_sea_b", S_sea_b), rep("E_sea_b", E_sea_b),rep("I_sea_b", I_sea_b),rep("R_sea_b", R_sea_b)),
                         size = 1)
        if (parent2 == "S_b"){
          S_b = S_b - 1
          S_b_NB = S_b_NB + 1
        } else if (parent2 == "E_b"){
          E_b = E_b - 1
          E_b_NB = E_b_NB + 1
        } else if (parent2 == "I_b"){
          I_b = I_b - 1
          I_b_NB = I_b_NB + 1
        } else if (parent2 == "R_b"){
          R_b = R_b - 1
          R_b_NB = R_b_NB + 1
        } else if (parent2 == "S_sea_b"){
          S_sea_b = S_sea_b - 1
          S_sea_b_NB = S_sea_b_NB + 1
        } else if (parent2 == "E_sea_b"){
          E_sea_b = E_sea_b - 1
          E_sea_b_NB = E_sea_b_NB + 1
        } else if (parent2 == "I_sea_b"){
          I_sea_b = I_sea_b - 1
          I_sea_b_NB = I_sea_b_NB + 1
        } else if (parent2 == "R_sea_b"){
          R_sea_b = R_sea_b - 1
          R_sea_b_NB = R_sea_b_NB + 1
        }
      }
    }
  }
    
    new_state = matrix(data = c(S_a, E_a, I_a, R_a, D_a,
                                S_sea_a, E_sea_a, I_sea_a, R_sea_a, D_sea_a,
                                S_sea_b, E_sea_b, I_sea_b, R_sea_b, D_sea_b,
                                S_b, E_b, I_b, R_b, D_b,
                                
                                S_a_NB, E_a_NB, I_a_NB, R_a_NB, D_a_NB,
                                S_sea_a_NB, E_sea_a_NB, I_sea_a_NB, R_sea_a_NB, D_sea_a_NB,
                                S_sea_b_NB, E_sea_b_NB, I_sea_b_NB, R_sea_b_NB, D_sea_b_NB,
                                S_b_NB, E_b_NB, I_b_NB, R_b_NB, D_b_NB,
                                
                                S_a_N, E_a_N, I_a_N, R_a_N, D_a_N,
                                S_b_N, E_b_N, I_b_N, R_b_N, D_b_N),
                           nrow = 10, ncol = 5, 
                           byrow = T)
    
    
    
    states = abind(states, new_state)

  }
  
  output = data.frame(
    time = times,
    S_a = states[1, 1, ],
    E_a = states[1, 2, ],
    I_a = states[1, 3, ],
    R_a = states[1, 4, ],
    D_a = states[1, 5, ],
    S_sea_a = states[2, 1, ],
    E_sea_a = states[2, 2, ],
    I_sea_a = states[2, 3, ],
    R_sea_a = states[2, 4, ],
    D_sea_a = states[2, 5, ],
    S_sea_b = states[3, 1, ],
    E_sea_b = states[3, 2, ],
    I_sea_b = states[3, 3, ],
    R_sea_b = states[3, 4, ],
    D_sea_b = states[3, 5, ],
    S_b = states[4, 1, ],
    E_b = states[4, 2, ],
    I_b = states[4, 3, ],
    R_b = states[4, 4, ],
    D_b = states[4, 5, ],
    
    S_a_NB = states[5, 1, ],
    E_a_NB = states[5, 2, ],
    I_a_NB = states[5, 3, ],
    R_a_NB = states[5, 4, ],
    D_a_NB = states[5, 5, ],
    S_sea_a_NB = states[6, 1, ],
    E_sea_a_NB = states[6, 2, ],
    I_sea_a_NB = states[6, 3, ],
    R_sea_a_NB = states[6, 4, ],
    D_sea_a_NB = states[6, 5, ],
    S_sea_b_NB = states[7, 1, ],
    E_sea_b_NB = states[7, 2, ],
    I_sea_b_NB = states[7, 3, ],
    R_sea_b_NB = states[7, 4, ],
    D_sea_b_NB = states[7, 5, ],
    S_b_NB = states[8, 1, ],
    E_b_NB = states[8, 2, ],
    I_b_NB = states[8, 3, ],
    R_b_NB = states[8, 4, ],
    D_b_NB = states[8, 5, ],
    
    S_a_N = states[9, 1, ],
    E_a_N = states[9, 2, ],
    I_a_N = states[9, 3, ],
    R_a_N = states[9, 4, ],
    D_a_N = states[9, 5, ],
    S_b_N = states[10, 1, ],
    E_b_N = states[10, 2, ],
    I_b_N = states[10, 3, ],
    R_b_N = states[10, 4, ],
    D_b_N = states[10, 5, ]) %>% 
    mutate(
    S_a_total = S_a + S_sea_a,
    E_a_total = E_a + E_sea_a,
    I_a_total = I_a + I_sea_a,
    R_a_total = R_a + R_sea_a,
    D_a_total = D_a + D_sea_a,
    
    S_b_total = S_b + S_sea_b,
    E_b_total = E_b + E_sea_b,
    I_b_total = I_b + I_sea_b,
    R_b_total = R_b + R_sea_b,
    D_b_total = D_b + D_sea_b,
    
    S_a_NB_total = S_a_NB + S_sea_a_NB,
    E_a_NB_total = E_a_NB + E_sea_a_NB,
    I_a_NB_total = I_a_NB + I_sea_a_NB,
    R_a_NB_total = R_a_NB + R_sea_a_NB,
    D_a_NB_total = D_a_NB + D_sea_a_NB,
    
    S_b_NB_total = S_b_NB + S_sea_b_NB,
    E_b_NB_total = E_b_NB + E_sea_b_NB,
    I_b_NB_total = I_b_NB + I_sea_b_NB,
    R_b_NB_total = R_b_NB + R_sea_b_NB,
    D_b_NB_total = D_b_NB + D_sea_b_NB
  )
  
  return(output)
}


# Plot results

plot_seir = function(output_ = output){
  
  output_long = melt(output_[1:nrow(output_)-1, ], id = "time")
  
  output_a = output_long %>% filter(variable %in% c("S_a_total", "E_a_total", "I_a_total", "R_a_total", "D_a_total"))
  plot_a = ggplot(output_a, aes(x = time, y = value, color = variable)) +
    geom_line() +
    labs(x = "Time", y = "Number of individuals", color = "Status") +
    theme_minimal() +
    ggtitle("Breeders in A (colony+Sea)")+
    scale_color_brewer(palette="Set2", labels = c("S", "E", "I", "R", "D"))
  
  
  output_a_N = output_long %>% filter(variable %in% c("S_a_N", "E_a_N", "I_a_N", "R_a_N", "D_a_N"))
  plot_a_N = ggplot(output_a_N, aes(x = time, y = value, color = variable)) +
    geom_line() +
    labs(x = "Time", y = "Number of individuals", color = "Status") +
    theme_minimal() +
    ggtitle("Nestlings in A")+
    scale_color_brewer(palette="Set2", labels = c("S", "E", "I", "R", "D"))
  
  
  output_a_NB = output_long %>% filter(variable %in% c("S_a_NB_total", "E_a_NB_total", "I_a_NB_total", "R_a_NB_total", "D_a_NB_total"))
  plot_a_NB = ggplot(output_a_NB, aes(x = time, y = value, color = variable)) +
    geom_line() +
    labs(x = "Time", y = "Number of individuals", color = "Status") +
    theme_minimal() +
    ggtitle("Non-Breeders in A (colony+Sea)")+
    scale_color_brewer(palette="Set2", labels = c("S", "E", "I", "R", "D"))
  
  
  output_b = output_long %>% filter(variable %in% c("S_b_total", "E_b_total", "I_b_total", "R_b_total", "D_b_total"))
  plot_b = ggplot(output_b, aes(x = time, y = value, color = variable)) +
    geom_line() +
    labs(x = "Time", y = "Number of individuals", color = "Status") +
    theme_minimal() +
    ggtitle("Breeders in B (colony+Sea)")+
    scale_color_brewer(palette="Set2", labels = c("S", "E", "I", "R", "D"))
  
  
  output_b_N = output_long %>% filter(variable %in% c("S_b_N", "E_b_N", "I_b_N", "R_b_N", "D_b_N"))
  plot_b_N = ggplot(output_b_N, aes(x = time, y = value, color = variable)) +
    geom_line() +
    labs(x = "Time", y = "Number of individuals", color = "Status") +
    theme_minimal() +
    ggtitle("Nestlings in B")+
    scale_color_brewer(palette="Set2", labels = c("S", "E", "I", "R", "D"))
  
  
  output_b_NB = output_long %>% filter(variable %in% c("S_b_NB_total", "E_b_NB_total", "I_b_NB_total", "R_b_NB_total", "D_b_NB_total"))
  plot_b_NB = ggplot(output_b_NB, aes(x = time, y = value, color = variable)) +
    geom_line() +
    labs(x = "Time", y = "Number of individuals", color = "Status") +
    theme_minimal() +
    ggtitle("Non-Breeders in B (colony+Sea)")+
    scale_color_brewer(palette="Set2", labels = c("S", "E", "I", "R", "D"))
  
  plot_grid_seir = plot_grid(plot_a, plot_a_N, plot_a_NB,
                             plot_b, plot_b_N, plot_b_NB,
                             labels = c("A", "B", "C",
                                        "D", "E", "F"),
                             label_size = 12)
  
  print(plot_grid_seir)
  
}

# Run simulation

time1 <- Sys.time()
output = gillespie_seir(param = param, 
                        induced_dispersal = T,
                        initial_number_breeders_A = 50,
                        initial_number_infected_breeders_A = 1, 
                        initial_number_breeders_B = 50,
                        total_time = 70,
                        dispersal_stochactic = T,
                        tau = 0.2)

time2 <- Sys.time()
time2 - time1
plot_seir()



# summary_output ----------------------------------------------------------

summary_output = function(output){

  N_a = output[1, c("S_a", "I_a", "S_sea_a", "I_sea_a",
                    "S_a_NB", "I_a_NB", "S_sea_a_NB", "I_sea_a_NB")] %>% sum()
  max_infected_a = max(output[, c("I_a","I_sea_a")])
  prop_max_infected_a = max_infected_a / N_a
  dead_a = output[nrow(output), c("D_a","D_sea_a")] %>% sum()
  a_N = output[nrow(output), c("S_a_N", "E_a_N", "I_a_N", "R_a_N")] %>% sum()
  
  
  N_b = output[1, c("S_b", "I_b", "S_sea_b", "I_sea_b",
                    "S_b_NB", "I_b_NB", "S_sea_b_NB", "I_sea_b_NB")] %>% sum()
  max_infected_b = max(output[, c("I_b","I_sea_b")])
  prop_max_infected_b = max_infected_b / N_b
  dead_b = output[nrow(output), c("D_b","D_sea_b")] %>% sum()
  b_N = output[nrow(output), c("S_b_N", "E_b_N", "I_b_N", "R_b_N")] %>% sum()

  
  nb_adults = N_a + N_b - dead_a - dead_b
  nb_nestlings = a_N + b_N
  nb_adults_equi = nb_adults + (0.2)*nb_nestlings


  return( data.frame(
    N_a = N_a,
    max_infected_a = max_infected_a,
    prop_max_infected_a = prop_max_infected_a,
    dead_a = dead_a,
    a_N = a_N,
    
    N_b = N_b,
    max_infected_b = max_infected_b,
    prop_max_infected_b = prop_max_infected_b,
    dead_b = dead_b,
    b_N = b_N,
    
    nb_adults = nb_adults,
    nb_nestlings = nb_nestlings,
    nb_adults_equi = nb_adults_equi
    
    

  ))
}


# stat_model --------------------------------------------------------------

stat_model = function(nb_iterations = 5,
                      param_ = param,
                      induced_dispersal_ = T,
                      dispersal_reaction_time_ = 5,
                      initial_number_breeders_A_ = 50,
                      initial_number_infected_breeders_A_ = 1,
                      initial_number_breeders_B_ = 50,
                      total_time_ = 70,
                      dispersal_stochactic_ = T,
                      tau_ = 0.2){
  
  response_list = data.frame()
  
  for (i in 1:nb_iterations){
    
    output = gillespie_seir(param = param_,
                            induced_dispersal = induced_dispersal_,
                            dispersal_reaction_time = dispersal_reaction_time_,
                            initial_number_breeders_A = initial_number_breeders_A_,
                            initial_number_infected_breeders_A = initial_number_infected_breeders_A_,
                            initial_number_breeders_B = initial_number_breeders_B_,
                            total_time = total_time_,
                            dispersal_stochactic = dispersal_stochactic_,
                            tau = tau_)
    
    response_list = rbind(response_list, summary_output(output))
    
  }
  
  #return(response_list)
  
  
  return(response_list$nb_adults_equi )
}


# plot --------------------------------------------------------------------



output = c()
val_test = (1:20)*2

for (k in val_test){
  
  res = stat_model(dispersal_reaction_time_ = k)
  
  output = c(output, res)
  
}

df = data.frame(dispersal_reaction_time = rep(val_test, each = 5),
           output=output) %>% 
  mutate(dispersal_reaction_time = dispersal_reaction_time %>%as.factor())

ggplot(data = df, aes(x = dispersal_reaction_time, y = output))+
  geom_violin(position=position_dodge(1)) + 
  geom_dotplot(binaxis='y', stackdir='center', binwidth=0.4) +
  ggthemes::theme_clean() +
  theme(
    panel.border = element_blank(), # Enlever la bordure du panel
    axis.title = element_text(size = 11),  # Thicken axis titles
    axis.text = element_text(size = 10),  # Thicken axis text
    axis.line = element_line(size = 2),  # Thicken axis lines
    panel.background = element_rect(fill = "transparent", color = NA), 
    plot.background = element_rect(fill = "transparent", color = NA), 
    legend.position =  "none"
  )+
  labs(x = "Reaction Time", y = "Settlement probabilities", title = "",
       fill = "Arrival colony type") 
  



# data_long = pivot_longer(stat_model(20), cols = -N_a, names_to = "variable", values_to = "value")
# ggplot(data_long %>% subset(., variable %in% c("nb_adults", "nb_nestlings", "nb_adults_equi")),
#        aes(x = variable, y = value)) +
#   geom_violin() +
#   geom_dotplot(binaxis='y', stackdir='center', dotsize=1)




# 
# output_long_list = data.frame()
# response_list = data.frame()
# 
# nb_iterations = 8
# 
# for (i in 1:nb_iterations){
#   
#   output = gillespie_seir(param = param,
#                           induced_dispersal = T,
#                           initial_number_breeders_A = 50,
#                           initial_number_infected_breeders_A = 1,
#                           initial_number_breeders_B = 50,
#                           total_time = 70,
#                           dispersal_stochactic = T,
#                           tau = 0.2)
#   
#   output_long = melt(output, id = "time")
#   
#   output_long_i = cbind(output_long,
#                         data.frame(simulation = rep(i, times = nrow(output_long))))
#   
#   output_long_list = rbind(output_long_list, output_long_i)
#   response_list = rbind(response_list, summary_output(output))
#   
# }
# 
# 
# output_a = output_long_list %>% filter(variable %in% c("S_a", "E_a", "I_a", "R_a", "D_a"))
# 
# p = ggplot()
# for(i in 1:nb_iterations){
#   p = p + geom_line(data = output_a %>% subset(., simulation == i )
#                     , aes(x = time, y = value, color = variable))
# }
# p = p +
#   labs(x = "Time", y = "Number of individuals", color = "Compartment") +
#   theme_minimal() +
#   ggtitle("Stochastic SEIR Model Simulation (Gillespie Algorithm)")
# 
# 
# p
# 
# 
# data_long = pivot_longer(response_list, cols = -N_a, names_to = "variable", values_to = "value")
# 
# # Créer les diagrammes en violon pour chaque variable
# ggplot(data_long %>% subset(., variable %in% c("nb_adults", "nb_nestlings", "nb_adults_equi")),
#        aes(x = variable, y = value)) +
#   geom_violin() +
#   geom_dotplot(binaxis='y', stackdir='center', dotsize=1)
# 
# 
